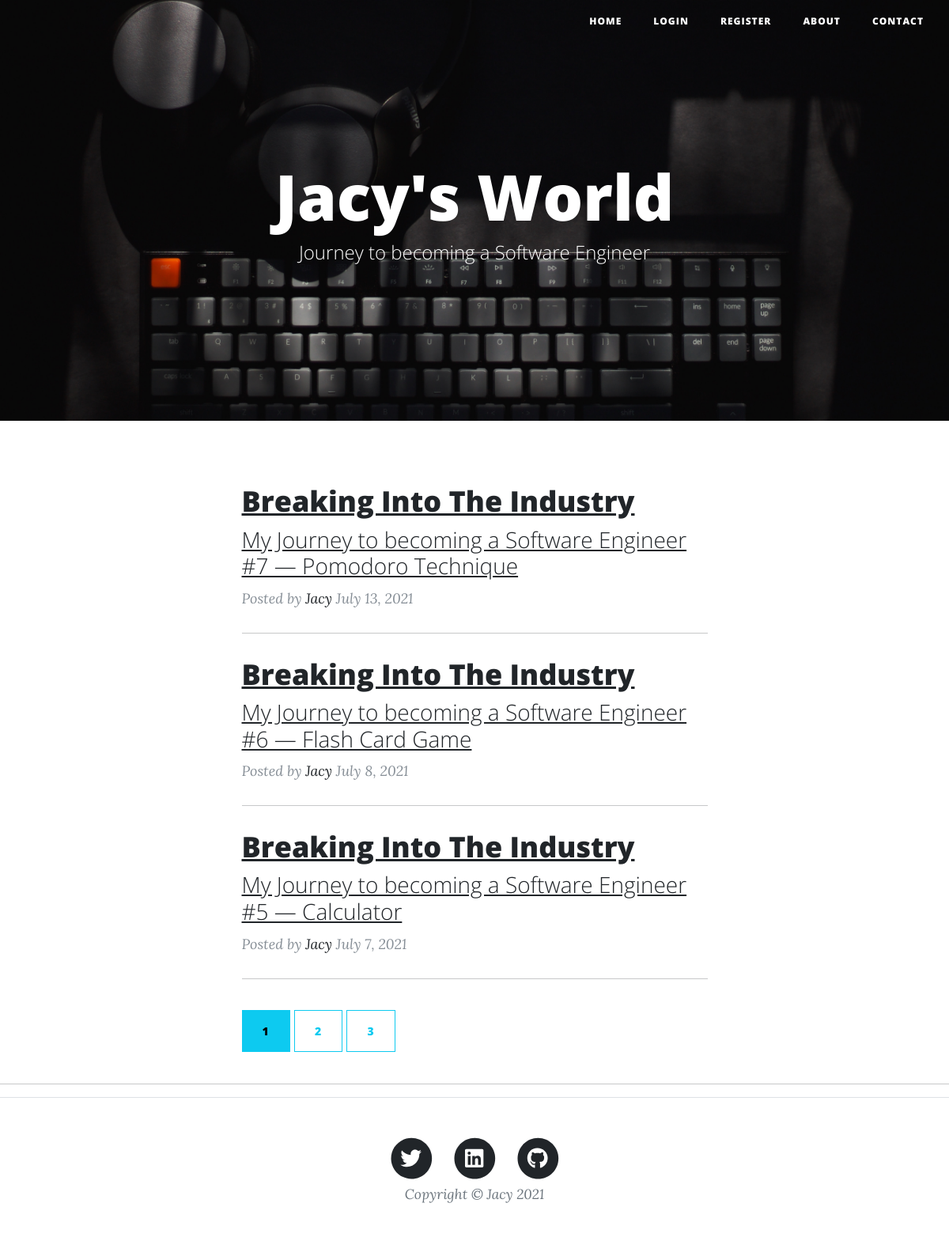
Before: / with the older database file.
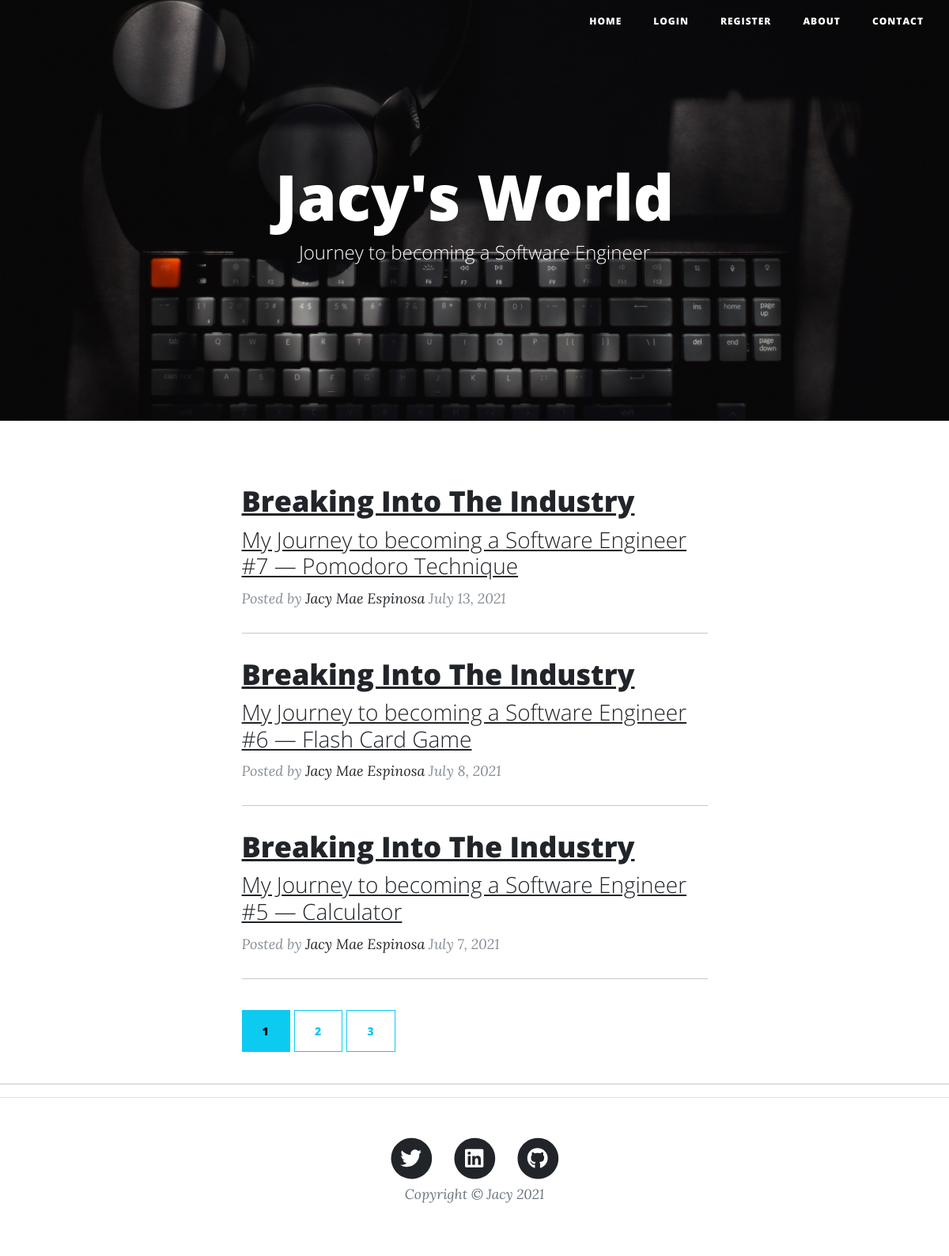
After: the same page with the newer database file.
### main.py (models this page shows, shortened)
class BlogPost(db.Model, Base):
    __tablename__ = 'blog_posts'
    id = Column(Integer, primary_key=True)
    author_id = Column(Integer, ForeignKey('users.id'))
    author = relationship("User", back_populates="posts")
    title = Column(String(250), unique=False, nullable=False)
    subtitle = Column(String(250), nullable=False)
    date = Column(String(250), nullable=False)
    body = Column(Text, nullable=False)
    img_url = Column(String(250), nullable=False)
    comments = relationship("Comment", back_populates="blog_post")

class User(UserMixin, db.Model, Base):
    __tablename__ = 'users'
    id = Column(Integer, primary_key=True)
    email = Column(String(100), unique=True)
    password = Column(String(100))
    name = Column(String(1000))
    posts = relationship("BlogPost", back_populates="author")
    comments = relationship("Comment", back_populates="comment_author")

### main.py (the view)
@app.route('/')
def get_all_posts():
    page = request.args.get('page', 1, type=int)
    all_posts = BlogPost.query.order_by(BlogPost.id.desc()).paginate(page=page, per_page=3)
    return render_template("index.html", all_posts=all_posts, user=current_user)

### templates/index.html (shortened to what this page needs)
<!DOCTYPE html>
<html lang="en">
    <body>
    {% include "header.html" %}
        <header class="masthead" style="background-image: url('static/assets/img/home-bg.jpg')">
            <div class="container position-relative px-4 px-lg-5">
                <div class="row gx-4 gx-lg-5 justify-content-center">
                    <div class="col-md-10 col-lg-8 col-xl-7">
                        <div class="site-heading">
                            <h1>Jacy's World</h1>
                            <span class="subheading">Journey to becoming a Software Engineer</span>
                        </div>
                    </div>
                </div>
            </div>
        </header>
        <div class="container px-4 px-lg-5">
            <div class="row gx-4 gx-lg-5 justify-content-center">
                <div class="col-md-10 col-lg-8 col-xl-7">
                    {% for blog_post in all_posts.items %}
                    <div class="post-preview">
                        <a href="{{ url_for('show_post', blog_id=blog_post['id']) }}">
                            <h2 class="post-title">{{ blog_post.title }}</h2>
                            <h3 class="post-subtitle">{{ blog_post.subtitle }}</h3>
                        </a>
                        <p class="post-meta">
                            Posted by
                            <a href="{{ url_for('get_all_posts') }}">{{ blog_post.author.name }}</a>
                            {{ blog_post.date }}
                        </p>
                    </div>
                    <hr class="my-4" />
                    {% endfor %}
                    <div class="pagination-btn" style="padding-top: 15px;">
                     {% for page_num in all_posts.iter_pages(left_edge=1, right_edge=1, left_current=1, right_current=2) %}
                         {% if page_num %}
                             {% if all_posts.page == page_num %}
                                <a class="btn btn-info mb-4" href="{{ url_for('get_all_posts', page=page_num)}}">{{ page_num }}</a>
                             {% else%}
                                <a class="btn btn-outline-info mb-4"href="{{ url_for('get_all_posts', page=page_num)}}">{{ page_num }}</a>
                             {% endif %}
                         {% else %}
                             ...
                         {% endif %}
                     {% endfor %}
                    </div>
                  </div>
                </div>
              </div>
              <hr>
    {% include "footer.html" %}
    </body>
</html>

### templates/header.html (shortened to what this page needs)
<!DOCTYPE html>
<html lang="en">
<head>
        <link href="https://cdn.jsdelivr.net/npm/bootstrap@5.0.2/dist/css/bootstrap.min.css" rel="stylesheet">
        <link href="{{ url_for('static', filename='css/clean-blog.min.css') }}" rel="stylesheet"/>
</head>
<body>
        <nav class="navbar navbar-expand-lg navbar-light fixed-top" id="mainNav">
            <div class="container-fluid">
                <a class="navbar-brand" href="{{url_for('get_all_posts')}}"></a>
                <div class="collapse navbar-collapse" id="navbarResponsive">
                    <ul class="navbar-nav ms-auto">
                        <li class="nav-item"><a class="nav-link active" aria-current="page" href="{{ url_for('get_all_posts') }}">Home</a></li>
                        {% if not current_user.is_authenticated %}
                            <li class="nav-item"><a class="nav-link" href="{{ url_for('login') }}">Login</a></li>
                            <li class="nav-item"><a class="nav-link" href="{{ url_for('register') }}">Register</a>
                        <li class="nav-item"><a class="nav-link active" aria-current="page" href="{{ url_for('about') }}">About</a></li>
                        <li class="nav-item"><a class="nav-link active" aria-current="page" href="{{ url_for('contact') }}">Contact</a></li>
                        {% endif %}
                    </ul>
                </div>
            </div>
        </nav>
</body>
</html>

### templates/footer.html (shortened to what this page needs)
<!DOCTYPE html>
<html lang="en">
<head>
</head>
<body>
        <footer class="border-top">
            <div class="container px-4 px-lg-5">
                <div class="row gx-4 gx-lg-5 justify-content-center">
                    <div class="col-md-10 col-lg-8 col-xl-7">
                        <ul class="list-inline text-center">
                            <li class="list-inline-item">
                                <a href="https://twitter.com/jacyespinosa">
                                    <span class="fa-stack fa-lg">
                                        <i class="fas fa-circle fa-stack-2x"></i>
                                        <i class="fab fa-twitter fa-stack-1x fa-inverse"></i>
                                    </span>
                                </a>
                            </li>
                            <li class="list-inline-item">
                                <a href="https://www.linkedin.com/in/jacy-mae-espinosa-7b09381b3/">
                                    <span class="fa-stack fa-lg">
                                        <i class="fas fa-circle fa-stack-2x"></i>
                                        <i class="fab fa-linkedin fa-stack-1x fa-inverse"></i>
                                    </span>
                                </a>
                            </li>
                            <li class="list-inline-item">
                                <a href="https://github.com/jacyespinosa">
                                    <span class="fa-stack fa-lg">
                                        <i class="fas fa-circle fa-stack-2x"></i>
                                        <i class="fab fa-github fa-stack-1x fa-inverse"></i>
                                    </span>
                                </a>
                            </li>
                        </ul>
                        <div class="small text-center text-muted fst-italic">Copyright &copy; Jacy 2021</div>
                    </div>
                </div>
            </div>
        </footer>
</body>
</html>

Changed rows visible on the page:
changed BlogPost "My Journey to becoming a Software Engineer #7 — Pomodoro Technique": author.name "Jacy" → "Jacy Mae Espinosa"
changed BlogPost "My Journey to becoming a Software Engineer #6 — Flash Card Game": author.name "Jacy" → "Jacy Mae Espinosa"
changed BlogPost "My Journey to becoming a Software Engineer #5 — Calculator": author.name "Jacy" → "Jacy Mae Espinosa"
